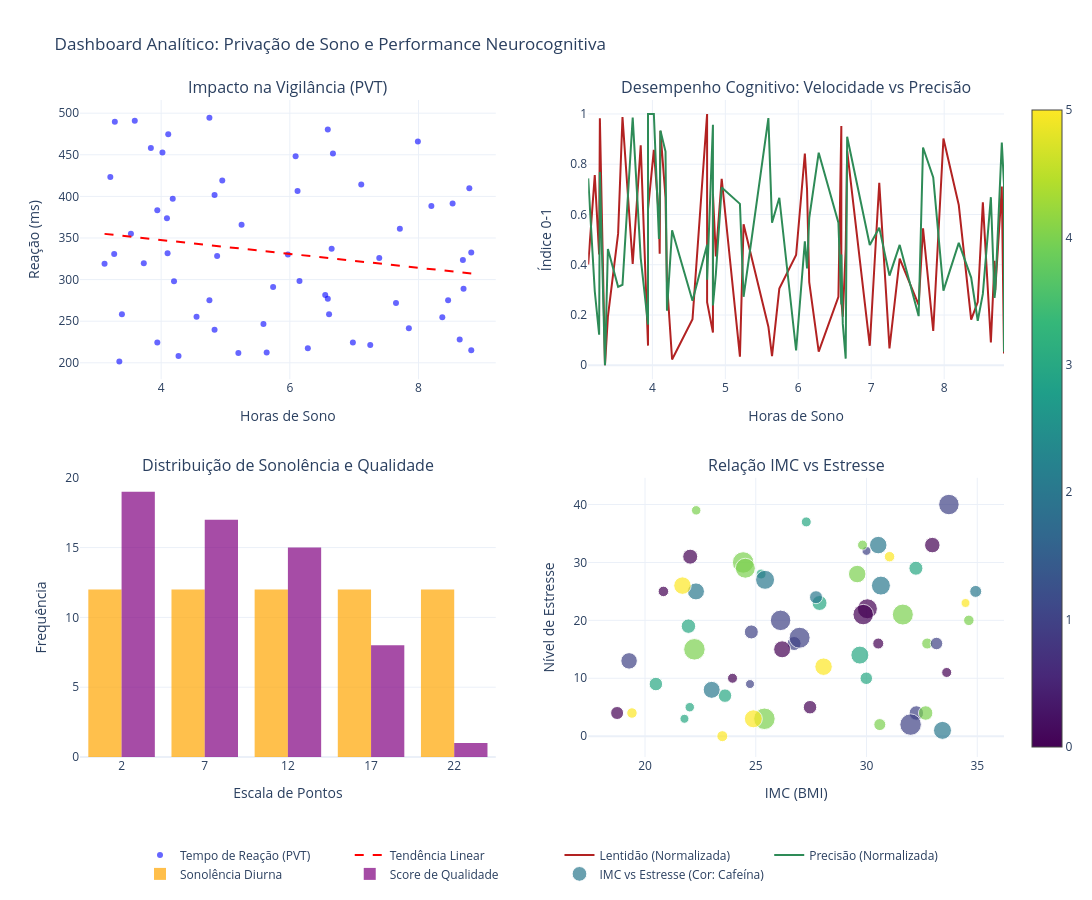

The code cell stored with this chart in its notebook:
### Code cell
import plotly.graph_objects as go
from plotly.subplots import make_subplots

# Criando métricas normalizadas para comparação (0 a 1)
def normalize(series):
    return (series - series.min()) / (series.max() - series.min())

df['PVT_Norm'] = normalize(df['PVT_Reaction_Time'])
df['NBack_Norm'] = normalize(df['N_Back_Accuracy'])

# Ordenando por horas de sono para um gráfico de linha suave
df_sorted = df.sort_values(by='Sleep_Hours')

# 2. Criando o Painel (Dashboard)
# Definimos 2 linhas e 2 colunas
fig = make_subplots(
    rows=2, cols=2,
    subplot_titles=(
        "Impacto na Vigilância (PVT)", 
        "Desempenho Cognitivo: Velocidade vs Precisão",
        "Distribuição de Sonolência e Qualidade",
        "Relação IMC vs Estresse"
    ),
    vertical_spacing=0.15,
    horizontal_spacing=0.10
)

# --- Gráfico 1: Dispersão PVT com Linha de Tendência ---
fig.add_trace(
    go.Scatter(x=df['Sleep_Hours'], y=df['PVT_Reaction_Time'], mode='markers',
               name='Tempo de Reação (PVT)', marker=dict(color='blue', opacity=0.6)),
    row=1, col=1
)
# Linha de tendência simples (ajuste linear manual para visualização)
z = np.polyfit(df['Sleep_Hours'], df['PVT_Reaction_Time'], 1)
p = np.poly1d(z)
fig.add_trace(
    go.Scatter(x=df_sorted['Sleep_Hours'], y=p(df_sorted['Sleep_Hours']),
               name='Tendência Linear', line=dict(color='red', dash='dash')),
    row=1, col=1
)

# --- Gráfico 2: Trade-off Velocidade vs Precisão (Normalizado) ---
fig.add_trace(
    go.Scatter(x=df_sorted['Sleep_Hours'], y=df_sorted['PVT_Norm'],
               name='Lentidão (Normalizada)', line=dict(color='firebrick', width=2)),
    row=1, col=2
)
fig.add_trace(
    go.Scatter(x=df_sorted['Sleep_Hours'], y=df_sorted['NBack_Norm'],
               name='Precisão (Normalizada)', line=dict(color='seagreen', width=2)),
    row=1, col=2
)

# --- Gráfico 3: Histograma Comparativo ---
fig.add_trace(
    go.Histogram(x=df['Daytime_Sleepiness'], name='Sonolência Diurna', marker_color='orange', opacity=0.7),
    row=2, col=1
)
fig.add_trace(
    go.Histogram(x=df['Sleep_Quality_Score'], name='Score de Qualidade', marker_color='purple', opacity=0.7),
    row=2, col=1
)

# --- Gráfico 4: IMC vs Estresse (Bolhas) ---
fig.add_trace(
    go.Scatter(
        x=df['BMI'], y=df['Stress_Level'], mode='markers',
        marker=dict(size=df['Age']/2, color=df['Caffeine_Intake'], colorscale='Viridis', showscale=True),
        name='IMC vs Estresse (Cor: Cafeína)',
        text=df['Participant_ID']
    ),
    row=2, col=2
)

# 3. Configurações de Layout
fig.update_layout(
    title_text="Dashboard Analítico: Privação de Sono e Performance Neurocognitiva",
    height=900,
    width=1100,
    showlegend=True,
    template="plotly_white",
    legend=dict(orientation="h", yanchor="bottom", y=-0.2, xanchor="center", x=0.5)
)

# Atualizando nomes dos eixos
fig.update_xaxes(title_text="Horas de Sono", row=1, col=1)
fig.update_xaxes(title_text="Horas de Sono", row=1, col=2)
fig.update_xaxes(title_text="Escala de Pontos", row=2, col=1)
fig.update_xaxes(title_text="IMC (BMI)", row=2, col=2)

fig.update_yaxes(title_text="Reação (ms)", row=1, col=1)
fig.update_yaxes(title_text="Índice 0-1", row=1, col=2)
fig.update_yaxes(title_text="Frequência", row=2, col=1)
fig.update_yaxes(title_text="Nível de Estresse", row=2, col=2)

fig.show()

### Figure 1 — Plotly figure (JSON) as saved in the notebook; plotly's stock layout.template omitted (floating-point values rounded to 4 significant figures)
{"data": [{"marker": {"color": "blue", "opacity": 0.6}, "mode": "markers", "name": "Tempo de Reação (PVT)", "type": "scatter", "x": [5.25, 8.7, 7.39, 6.59, 3.94, 3.94, 3.35, 8.2, 6.61, 7.25, 3.12, 8.82, 7.99, 4.27, 4.09, 4.1, 4.83, 6.15, 5.59, 4.75, 6.67, 3.84, 4.75, 5.2, 5.74, 7.71, 4.2, 6.09, 6.55, 3.28, 6.65, 4.02, 3.39, 8.69, 8.79, 7.85, 4.83, 3.59, 7.11, 5.64, 3.73, 5.97, 3.21, 8.46, 4.55, 6.98, 4.87, 6.12, 6.28, 4.11, 8.82, 7.65, 8.64, 8.37, 6.59, 8.53, 3.53, 4.18, 3.27, 4.95], "xaxis": "x", "y": [365.9, 288.9, 325.9, 276.9, 383.4, 224.5, 201.6, 388.4, 258.3, 221.3, 319.0, 215.2, 466.0, 208.3, 373.7, 331.5, 401.6, 298.4, 246.5, 494.6, 451.7, 458.1, 275.1, 211.7, 291.0, 361.1, 298.0, 448.4, 281.5, 489.6, 337.2, 452.6, 258.3, 323.4, 409.9, 241.5, 239.8, 490.9, 414.4, 212.3, 319.6, 330.1, 423.2, 275.3, 255.3, 224.3, 328.5, 406.6, 217.5, 474.6, 332.7, 271.9, 228.2, 254.9, 480.4, 391.5, 355.0, 397.1, 330.7, 419.0], "yaxis": "y"}, {"line": {"color": "red", "dash": "dash"}, "name": "Tendência Linear", "type": "scatter", "x": [3.12, 3.21, 3.27, 3.28, 3.35, 3.39, 3.53, 3.59, 3.73, 3.84, 3.94, 3.94, 4.02, 4.09, 4.1, 4.11, 4.18, 4.2, 4.27, 4.55, 4.75, 4.75, 4.83, 4.83, 4.87, 4.95, 5.2, 5.25, 5.59, 5.64, 5.74, 5.97, 6.09, 6.12, 6.15, 6.28, 6.55, 6.59, 6.59, 6.61, 6.65, 6.67, 6.98, 7.11, 7.25, 7.39, 7.65, 7.71, 7.85, 7.99, 8.2, 8.37, 8.46, 8.53, 8.64, 8.69, 8.7, 8.79, 8.82, 8.82], "xaxis": "x", "y": [355.0, 354.2, 353.7, 353.6, 353.0, 352.7, 351.5, 351.0, 349.9, 348.9, 348.1, 348.1, 347.4, 346.9, 346.8, 346.7, 346.1, 345.9, 345.4, 343.0, 341.3, 341.3, 340.7, 340.7, 340.3, 339.7, 337.6, 337.2, 334.3, 333.9, 333.1, 331.2, 330.2, 329.9, 329.7, 328.6, 326.3, 326.0, 326.0, 325.8, 325.5, 325.3, 322.7, 321.7, 320.5, 319.3, 317.1, 316.6, 315.5, 314.3, 312.6, 311.1, 310.4, 309.8, 308.9, 308.5, 308.4, 307.6, 307.4, 307.4], "yaxis": "y"}, {"line": {"color": "firebrick", "width": 2}, "name": "Lentidão (Normalizada)", "type": "scatter", "x": [3.12, 3.21, 3.27, 3.28, 3.35, 3.39, 3.53, 3.59, 3.73, 3.84, 3.94, 3.94, 4.02, 4.09, 4.1, 4.11, 4.18, 4.2, 4.27, 4.55, 4.75, 4.75, 4.83, 4.83, 4.87, 4.95, 5.2, 5.25, 5.59, 5.64, 5.74, 5.97, 6.09, 6.12, 6.15, 6.28, 6.55, 6.59, 6.59, 6.61, 6.65, 6.67, 6.98, 7.11, 7.25, 7.39, 7.65, 7.71, 7.85, 7.99, 8.2, 8.37, 8.46, 8.53, 8.64, 8.69, 8.7, 8.79, 8.82, 8.82], "xaxis": "x2", "y": [0.401, 0.7565, 0.4408, 0.983, 0.0, 0.1937, 0.5237, 0.9874, 0.4031, 0.8757, 0.07823, 0.6208, 0.8569, 0.5874, 0.4436, 0.9318, 0.6675, 0.3292, 0.02297, 0.1834, 1.0, 0.2509, 0.1306, 0.6828, 0.4332, 0.7422, 0.03444, 0.5607, 0.1534, 0.03672, 0.3052, 0.4386, 0.8423, 0.6996, 0.3307, 0.05427, 0.2727, 0.9516, 0.257, 0.1936, 0.4629, 0.8537, 0.07748, 0.7264, 0.06731, 0.4245, 0.2402, 0.5446, 0.1364, 0.9025, 0.6376, 0.1819, 0.2515, 0.6482, 0.09079, 0.4159, 0.2983, 0.7109, 0.04666, 0.4476], "yaxis": "y2"}, {"line": {"color": "seagreen", "width": 2}, "name": "Precisão (Normalizada)", "type": "scatter", "x": [3.12, 3.21, 3.27, 3.28, 3.35, 3.39, 3.53, 3.59, 3.73, 3.84, 3.94, 3.94, 4.02, 4.09, 4.1, 4.11, 4.18, 4.2, 4.27, 4.55, 4.75, 4.75, 4.83, 4.83, 4.87, 4.95, 5.2, 5.25, 5.59, 5.64, 5.74, 5.97, 6.09, 6.12, 6.15, 6.28, 6.55, 6.59, 6.59, 6.61, 6.65, 6.67, 6.98, 7.11, 7.25, 7.39, 7.65, 7.71, 7.85, 7.99, 8.2, 8.37, 8.46, 8.53, 8.64, 8.69, 8.7, 8.79, 8.82, 8.82], "xaxis": "x2", "y": [0.7436, 0.2945, 0.1214, 0.7686, 0.0, 0.4628, 0.3119, 0.3203, 0.9855, 0.4264, 0.1618, 0.9998, 1.0, 0.5026, 0.6332, 0.9339, 0.8505, 0.2173, 0.5372, 0.2564, 0.48, 0.34, 0.9574, 0.238, 0.3631, 0.7076, 0.6422, 0.2724, 0.9838, 0.5675, 0.6666, 0.05878, 0.4927, 0.3856, 0.5855, 0.846, 0.5673, 0.2419, 0.4407, 0.1647, 0.02621, 0.9093, 0.4784, 0.5476, 0.3567, 0.4788, 0.1956, 0.8665, 0.7473, 0.2969, 0.4872, 0.3488, 0.1771, 0.2838, 0.6689, 0.2679, 0.2943, 0.8861, 0.7198, 0.05366], "yaxis": "y2"}, {"marker": {"color": "orange"}, "name": "Sonolência Diurna", "opacity": 0.7, "type": "histogram", "x": [12, 14, 10, 3, 12, 6, 18, 21, 1, 9, 12, 24, 20, 5, 11, 11, 19, 10, 22, 24, 6, 0, 0, 24, 24, 19, 12, 8, 2, 6, 5, 7, 8, 4, 0, 18, 9, 11, 23, 14, 21, 23, 8, 19, 16, 16, 19, 11, 6, 1, 2, 16, 4, 16, 23, 16, 16, 1, 1, 21], "xaxis": "x3", "yaxis": "y3"}, {"marker": {"color": "purple"}, "name": "Score de Qualidade", "opacity": 0.7, "type": "histogram", "x": [15, 12, 17, 14, 20, 12, 8, 14, 12, 0, 6, 8, 0, 11, 7, 10, 18, 16, 7, 2, 2, 0, 4, 9, 6, 8, 6, 8, 7, 11, 1, 0, 15, 4, 2, 11, 7, 2, 0, 2, 4, 14, 13, 2, 0, 4, 13, 6, 8, 14, 14, 9, 12, 18, 6, 16, 19, 3, 4, 6], "xaxis": "x3", "yaxis": "y3"}, {"marker": {"color": [2, 3, 1, 5, 3, 3, 4, 1, 3, 3, 1, 1, 3, 1, 3, 3, 4, 0, 3, 2, 5, 0, 0, 0, 4, 3, 4, 3, 4, 4, 5, 2, 4, 5, 1, 2, 4, 0, 1, 1, 5, 1, 2, 4, 4, 0, 5, 0, 1, 0, 2, 4, 1, 0, 5, 2, 2, 0, 4, 0], "colorscale": [[0, "#440154"], [0.1111, "#482878"], [0.2222, "#3e4989"], [0.3333, "#31688e"], [0.4444, "#26828e"], [0.5556, "#1f9e89"], [0.6667, "#35b779"], [0.7778, "#6ece58"], [0.8889, "#b5de2b"], [1, "#fde725"]], "showscale": true, "size": [17.5, 10.0, 9.0, 9.0, 18.0, 14.0, 11.0, 14.5, 10.0, 9.0, 9.0, 12.5, 13.5, 14.0, 14.5, 15.0, 14.5, 15.5, 9.5, 18.0, 17.5, 10.0, 20.0, 17.0, 21.5, 12.5, 21.5, 13.5, 21.5, 9.5, 18.0, 13.0, 12.0, 10.5, 21.5, 19.0, 17.5, 15.0, 14.0, 20.5, 10.5, 21.0, 19.0, 21.0, 10.5, 13.5, 11.0, 13.0, 20.5, 10.0, 17.0, 10.0, 16.5, 10.5, 17.5, 17.0, 12.0, 20.5, 20.0, 11.0]}, "mode": "markers", "name": "IMC vs Estresse (Cor: Cafeína)", "text": ["P1", "P2", "P3", "P4", "P5", "P6", "P7", "P8", "P9", "P10", "P11", "P12", "P13", "P14", "P15", "P16", "P17", "P18", "P19", "P20", "P21", "P22", "P23", "P24", "P25", "P26", "P27", "P28", "P29", "P30", "P31", "P32", "P33", "P34", "P35", "P36", "P37", "P38", "P39", "P40", "P41", "P42", "P43", "P44", "P45", "P46", "P47", "P48", "P49", "P50", "P51", "P52", "P53", "P54", "P55", "P56", "P57", "P58", "P59", "P60"], "type": "scatter", "x": [30.53, 27.28, 30.0, 34.47, 29.7, 32.23, 32.74, 32.25, 25.24, 21.78, 24.74, 33.16, 20.49, 26.73, 21.96, 27.88, 32.67, 32.97, 22.02, 33.43, 28.06, 23.95, 30.04, 26.19, 24.43, 29.99, 22.23, 23.61, 25.39, 22.31, 24.89, 27.72, 30.6, 31.04, 31.99, 30.65, 29.58, 22.04, 24.8, 26.12, 19.41, 26.98, 25.42, 31.64, 34.62, 27.45, 23.49, 18.74, 33.72, 33.62, 22.3, 29.82, 19.28, 20.83, 21.69, 23.01, 34.93, 29.85, 24.53, 30.53], "xaxis": "x4", "y": [33, 37, 32, 23, 14, 29, 16, 4, 28, 3, 9, 16, 9, 16, 19, 23, 4, 33, 5, 1, 12, 10, 22, 15, 30, 10, 15, 7, 3, 39, 3, 24, 2, 31, 2, 26, 28, 31, 18, 20, 4, 17, 27, 21, 20, 5, 0, 4, 40, 11, 25, 33, 13, 25, 26, 8, 25, 21, 29, 16], "yaxis": "y4"}], "layout": {"annotations": [{"font": {"size": 16}, "showarrow": false, "text": "Impacto na Vigilância (PVT)", "x": 0.225, "xanchor": "center", "xref": "paper", "y": 1, "yanchor": "bottom", "yref": "paper"}, {"font": {"size": 16}, "showarrow": false, "text": "Desempenho Cognitivo: Velocidade vs Precisão", "x": 0.775, "xanchor": "center", "xref": "paper", "y": 1, "yanchor": "bottom", "yref": "paper"}, {"font": {"size": 16}, "showarrow": false, "text": "Distribuição de Sonolência e Qualidade", "x": 0.225, "xanchor": "center", "xref": "paper", "y": 0.425, "yanchor": "bottom", "yref": "paper"}, {"font": {"size": 16}, "showarrow": false, "text": "Relação IMC vs Estresse", "x": 0.775, "xanchor": "center", "xref": "paper", "y": 0.425, "yanchor": "bottom", "yref": "paper"}], "height": 900, "legend": {"orientation": "h", "x": 0.5, "xanchor": "center", "y": -0.2, "yanchor": "bottom"}, "showlegend": true, "title": {"text": "Dashboard Analítico: Privação de Sono e Performance Neurocognitiva"}, "width": 1100, "xaxis": {"anchor": "y", "domain": [0, 0.45], "title": {"text": "Horas de Sono"}}, "xaxis2": {"anchor": "y2", "domain": [0.55, 1], "title": {"text": "Horas de Sono"}}, "xaxis3": {"anchor": "y3", "domain": [0, 0.45], "title": {"text": "Escala de Pontos"}}, "xaxis4": {"anchor": "y4", "domain": [0.55, 1], "title": {"text": "IMC (BMI)"}}, "yaxis": {"anchor": "x", "domain": [0.575, 1], "title": {"text": "Reação (ms)"}}, "yaxis2": {"anchor": "x2", "domain": [0.575, 1], "title": {"text": "Índice 0-1"}}, "yaxis3": {"anchor": "x3", "domain": [0, 0.425], "title": {"text": "Frequência"}}, "yaxis4": {"anchor": "x4", "domain": [0, 0.425], "title": {"text": "Nível de Estresse"}}}}
